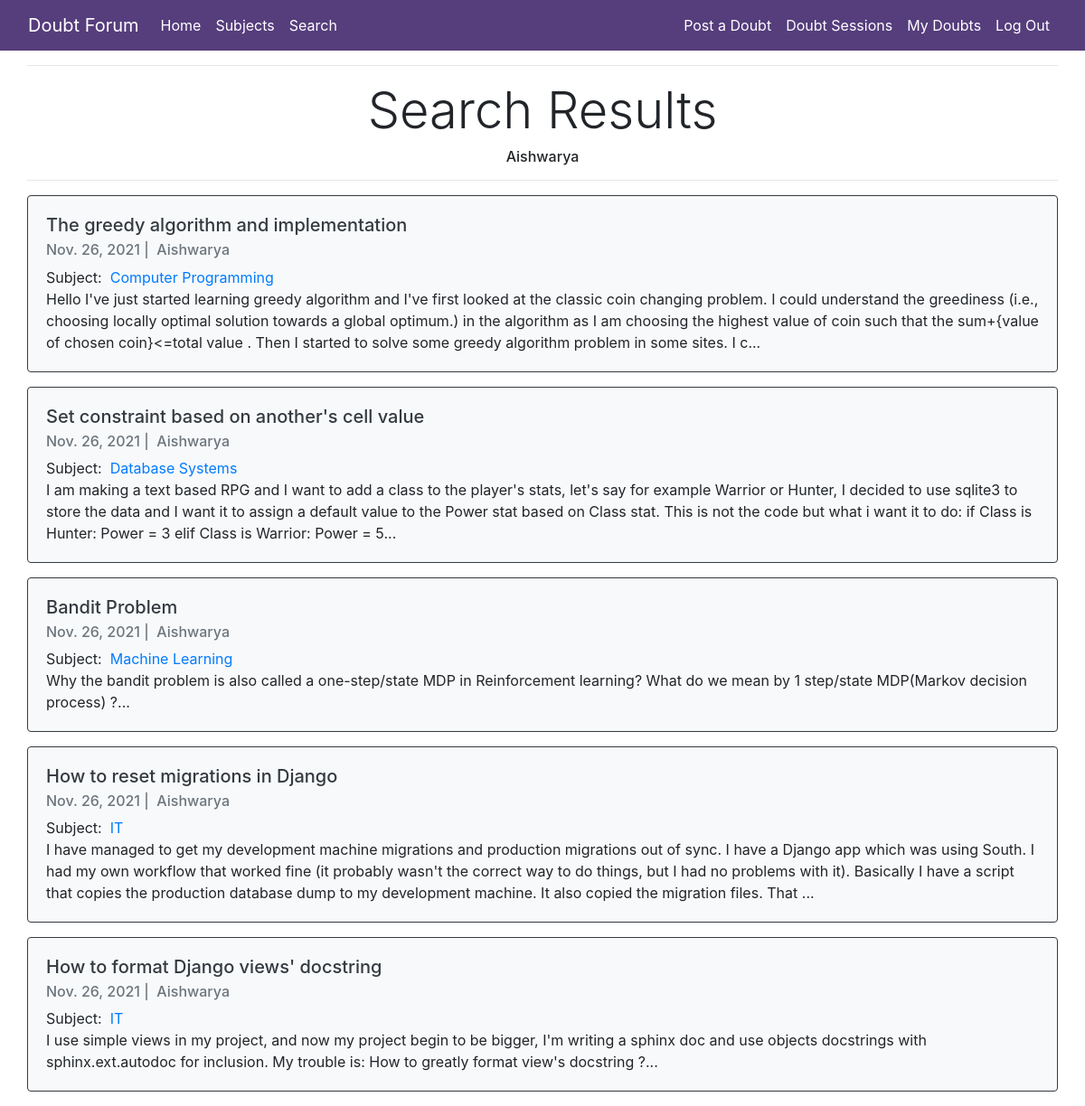
/user_doubts/ (signed in), run on the app's committed database.
### DoubtForum/models.py (models this page shows, shortened)
class Doubt(models.Model):
    author = models.ForeignKey(
        settings.AUTH_USER_MODEL,
        on_delete=models.CASCADE
    )
    title = models.CharField(max_length=160)
    body = models.TextField()
    link = models.URLField(max_length=50, null=True, blank=True)
    created_on = models.DateTimeField(auto_now_add=True)
    subject = models.ForeignKey('Subject', on_delete=models.CASCADE)

class Subject(models.Model):
    name = models.CharField(max_length=20)

### DoubtForum/views.py (the view)
# urls.py: path('user_doubts/', user_doubts, name='user_doubts'),
@login_required(login_url='/login')
def user_doubts(request):
    doubts = Doubt.objects.filter(
            author=request.user
        ).order_by(
            '-created_on'
        )
    context = {
        "query": request.user.username,
        "doubts": doubts
    }
    return render(request, "searchResults.html", context)

### templates/searchResults.html (shortened to what this page needs)
<!DOCTYPE html>
    {% extends "base.html" %}
    {% block page_content %}
    <div class="col-md-12">
        <hr>
        <div class="page-header text-center mt-3">
            <h1 class="display-4">Search Results</h1>
            <h6>{{ query }}</h6>
        </div>
        <hr>
        {% for doubt in doubts %}
        <div class="card border-dark bg-light mb-3">
            <div class="card-body">
                <h5 class="card-title"><a href="{% url 'doubt_complete' doubt.pk%}" class="text-dark">{{ doubt.title }}</a></h5>
                <h6 class="card-subtitle mb-2 text-muted">
                    {{ doubt.created_on.date }} |&nbsp; {{ doubt.author }} </h6>
                    Subject:&nbsp;
                    <a href="{% url 'tagged_doubts' doubt.subject.name %}">
                        {{ doubt.subject.name }}
                    </a>&nbsp;
                <p class="card-text">{{ doubt.body | slice:":400" }}...</p>
            </div>
        </div>
        {% endfor %}
    </div>
    {% endblock %}

### data on the page
Doubt: title "The greedy algorithm and implementation", created_on "Nov. 26, 2021", author "Aishwarya", subject.name "Computer Programming", body "Hello I've just started learning greedy algorithm and I've first looked at the classic coin changing problem. I could understand the greediness (i.e., choosing locally optimal solution towards a global optimum.) in the algorithm as I am choosing the highest value of coin such that the sum+{value of chosen coin}<=total value . Then I started to solve some greedy algorithm problem in some sites. I c"
Doubt: title "Set constraint based on another's cell value", created_on "Nov. 26, 2021", author "Aishwarya", subject.name "Database Systems", body "I am making a text based RPG and I want to add a class to the player's stats, let's say for example Warrior or Hunter, I decided to use sqlite3 to store the data and I want it to assign a default value to the Power stat based on Class stat. This is not the code but what i want it to do: if Class is Hunter: Power = 3 elif Class is Warrior: Power = 5"
Doubt: title "Bandit Problem", created_on "Nov. 26, 2021", author "Aishwarya", subject.name "Machine Learning", body "Why the bandit problem is also called a one-step/state MDP in Reinforcement learning? What do we mean by 1 step/state MDP(Markov decision process) ?"
Doubt: title "How to reset migrations in Django", created_on "Nov. 26, 2021", author "Aishwarya", subject.name "IT", body "I have managed to get my development machine migrations and production migrations out of sync. I have a Django app which was using South. I had my own workflow that worked fine (it probably wasn't the correct way to do things, but I had no problems with it). Basically I have a script that copies the production database dump to my development machine. It also copied the migration files. That"
Doubt: title "How to format Django views' docstring", created_on "Nov. 26, 2021", author "Aishwarya", subject.name "IT", body "I use simple views in my project, and now my project begin to be bigger, I'm writing a sphinx doc and use objects docstrings with sphinx.ext.autodoc for inclusion. My trouble is: How to greatly format view's docstring ?"

### other printed values
{{ query }} "Aishwarya"
